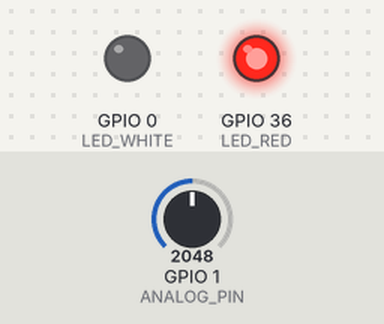
Simulated run of this sketch. Board: ESP32-S3. On the bench: output pins drawn as LEDs (lit = HIGH). The test bench sets the inputs (shaded band); at power-on: GPIO 1 (ANALOG_PIN) = 2048.

Above: at 1.2 s.
1.3 s: GPIO 1 (ANALOG_PIN) set to 2106
At 2.5 s:
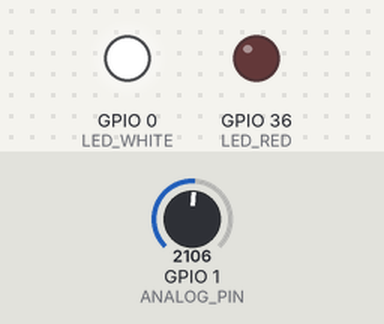
2.8 s: GPIO 1 (ANALOG_PIN) set to 2047
At 3.8 s:
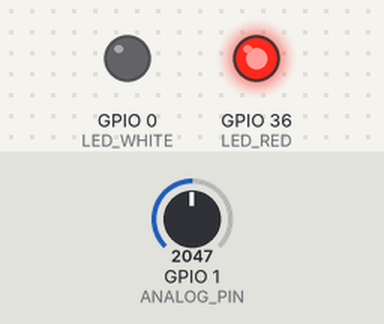
4.3 s: GPIO 1 (ANALOG_PIN) set to 2866
At 5.0 s:
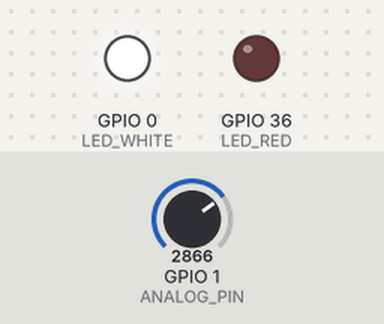
Timing chart, 0 to 7.3 s (numbered marks = the images above; inputs shaded):
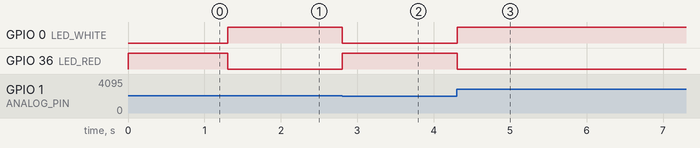

The sketch:

sketch.ino
```cpp
// Реалізація аналогового компаратора на базі ESP32-S3

const int ANALOG_PIN = 1;  // GPIO1 - вхід від потенціометра
const int LED_RED   = 36;  // GPIO36 - Червоний LED, коли напруга НИЖЧЕ порогу
const int LED_WHITE  = 0;  // GPIO0 - Білий LED, коли напруга ВИЩЕ порогу

const int threshold  = 2048;  // порогове значення, що еквівалентне 1.65 В

void setup() {
  pinMode(LED_RED, OUTPUT);
  pinMode(LED_WHITE, OUTPUT);

  digitalWrite(LED_RED, LOW);
  digitalWrite(LED_WHITE, LOW);
}

void loop() {
  int value = analogRead(ANALOG_PIN);  // зчитуємо аналоговий сигнал (0..4095)

  // Компаратор: порівнюємо із threshold
  if (value > threshold) { // вхідна напруга вище за порогову
    digitalWrite(LED_WHITE, HIGH);
    digitalWrite(LED_RED, LOW);
  } else { // вхідна напруга нижче або дорівнює пороговій напрузі
    digitalWrite(LED_WHITE, LOW);
    digitalWrite(LED_RED, HIGH);
  }

  delay(100);  // 100 мс між вимірюваннями
}
```

Measured:
- the behaviour switches between 2048 and 2049 on GPIO 1 (ANALOG_PIN) (found by bisection; images 0 and 1)
- after the input at 1.3 s, GPIO 0 (LED_WHITE): LOW → HIGH at once; GPIO 36 (LED_RED): HIGH → LOW at once
- after the input at 2.8 s, GPIO 0 (LED_WHITE): HIGH → LOW at once; GPIO 36 (LED_RED): LOW → HIGH at once
- after the input at 4.3 s, GPIO 0 (LED_WHITE): LOW → HIGH at once; GPIO 36 (LED_RED): HIGH → LOW at once
